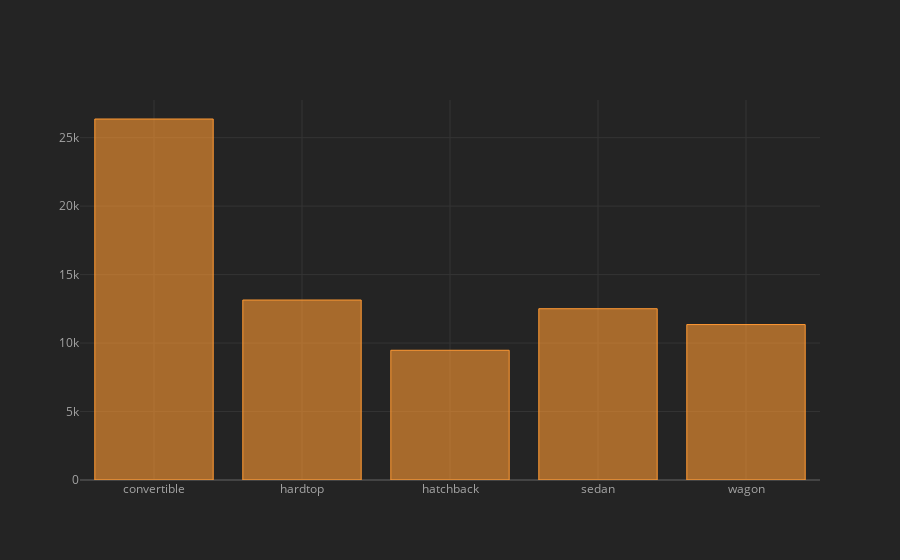

Here is the notebook cell this chart was saved with:
### Markdown cell above
# Body Type Wise Average Price

### Code cell
body_wise_price = df.groupby('body',as_index=False).price.mean()
body_wise_price.iplot(x='body',y='price',kind='bar')

### Figure 1 — Plotly figure (JSON) as saved in the notebook; plotly's stock layout.template omitted (floating-point values rounded to 4 significant figures)
{"data": [{"marker": {"color": "rgba(255, 153, 51, 0.6)", "line": {"color": "rgba(255, 153, 51, 1.0)", "width": 1}}, "name": "price", "orientation": "v", "text": "", "type": "bar", "x": ["convertible", "hardtop", "hatchback", "sedan", "wagon"], "y": [26360.0, 13140.0, 9473.0, 12510.0, 11350.0]}], "layout": {"legend": {"bgcolor": "#242424", "font": {"color": "#F4F4F4"}}, "paper_bgcolor": "#242424", "plot_bgcolor": "#242424", "title": {"font": {"color": "#F4F4F4"}}, "xaxis": {"gridcolor": "#343434", "showgrid": true, "tickfont": {"color": "#A4A4A4"}, "title": {"font": {"color": "#A4A4A4"}, "text": ""}, "zerolinecolor": "#444444"}, "yaxis": {"gridcolor": "#343434", "showgrid": true, "tickfont": {"color": "#A4A4A4"}, "title": {"font": {"color": "#A4A4A4"}, "text": ""}, "zerolinecolor": "#444444"}}}
